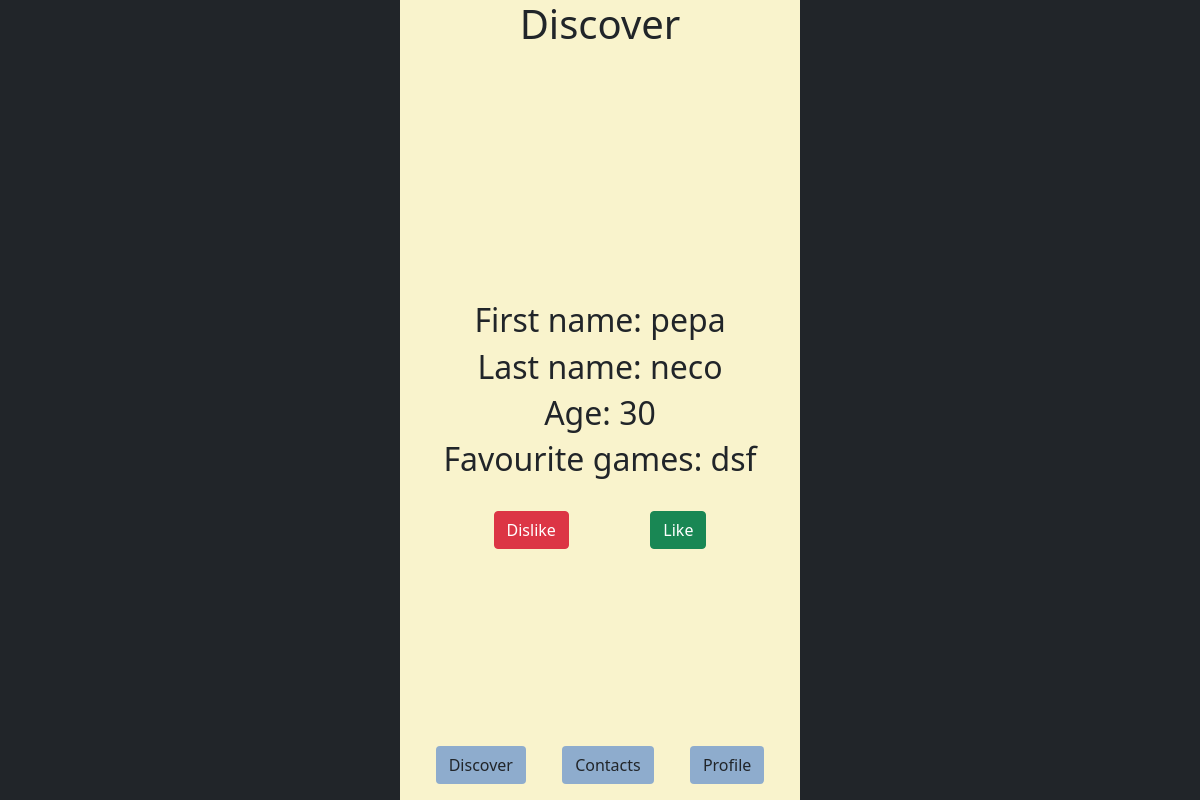
The page /discover/ (signed in) on the database its author committed.
### register/models.py (models this page shows, shortened)
class UserProfile(models.Model):
    user = models.OneToOneField(User, on_delete=models.CASCADE)
    first_name = models.CharField(max_length=200, blank=True, null=True)
    last_name = models.CharField(max_length=200, blank=True, null=True)
    fav_games = models.CharField(max_length=200, blank=True, null=True)
    age = models.PositiveIntegerField(blank=True, null=True)

### main/views.py (the view)
# urls.py: path("discover/", views.discover, name="discover"),
@login_required
def discover(response):
    user = response.user
    likes = Likes.objects.all()
    all_users = User.objects.all()
    person_to_show = None
    for person in all_users:
        if user.id == person.id:
            continue
        if not likes:
            person_to_show = person
            break
        all_liked_persons = []
        for like in likes:
            if like.sender.id == user.id:
                all_liked_persons.append(like.receiver.id)
        if person.id in all_liked_persons:
            continue
        else:
            person_to_show = person
            break
    if person_to_show:
        person_to_show = UserProfile.objects.get(user = person_to_show)
    return render(response, "main/discover.html", {"person_to_show": person_to_show})

### main/templates/main/discover.html (shortened to what this page needs)
{% extends "main/base.html" %}
{% block content %}
    <div class="d-flex flex-column justify-content-between vh-100">
        <div class="row align-items-start mb-5">
            <h1 class="col text-center">Discover</h1>
        </div>
        <div class="d-flex justify-content-center align-items-center">
            <div class="row align-items-start flex-grow-1 justify-content-center">
                {% if person_to_show is None %}
                    <div class="col-12 text-center">
                        <h1>momentálně není nikdo další k zobrazení</h1>
                    </div>
                {% else %}
                    <div class="col-12 text-center mb-4">
                        <h2 class="col text-center">First name: {{person_to_show.first_name}}</h2>
                        <h2 class="col text-center">Last name: {{person_to_show.last_name}}</h2>
                        <h2 class="col text-center">Age: {{person_to_show.age}}</h2>
                        <h2 class="col text-center">Favourite games: {{person_to_show.fav_games}}</h2>
                    </div>
                    <div class="col-12 text-center d-flex justify-content-evenly">
                        <form action="{% url 'dislike_user' person_to_show.user.id %}" method="POST">
                            <button type="submit" name="person_id" value="{{ person_to_show.user.id }}" class="btn btn-danger">Dislike</button>
                        </form>
                        <form action="{% url 'like_user' person_to_show.user.id %}" method="POST">
                            <button type="submit" name="person_id" value="{{ person_to_show.user.id }}" class="btn btn-success">Like</button>
                        </form>
                    </div>
                {% endif %}
            </div>
        </div>
        <div class="row align-items-end ">
            <ul class="col text-center list-unstyled" >
                <li>
                    <a href="/discover" class="btn custom-btn mx-3">Discover</a>
                    <a href="/contacts" class="btn custom-btn mx-3">Contacts</a>
                    <a href="/profile" class="btn custom-btn mx-3">Profile</a>
                </li>
            </ul>
        </div>
    </div>
{% endblock content %}

### main/static/main/style.css (style rules this page uses)
.custom-btn { background-color: rgb(142, 172, 205); }

### rows shown on the page
UserProfile: first_name "pepa", last_name "neco", age "30", fav_games "dsf"
